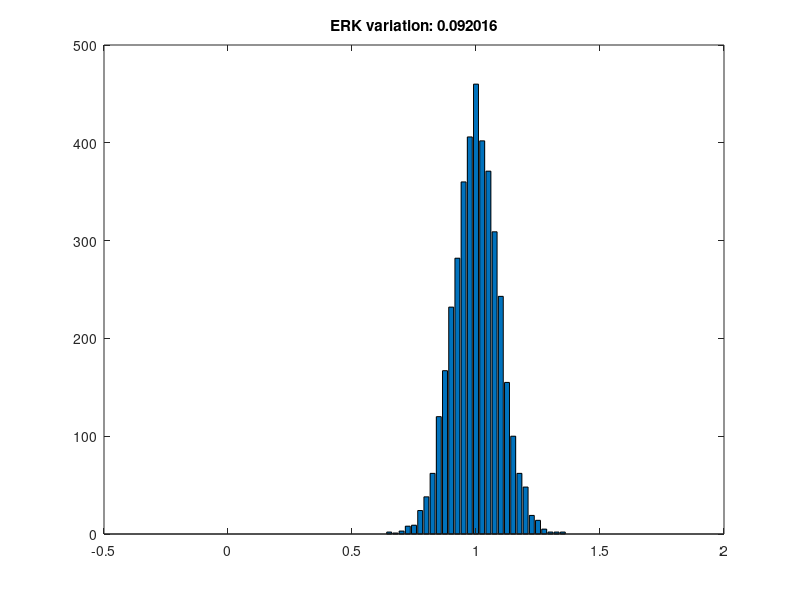
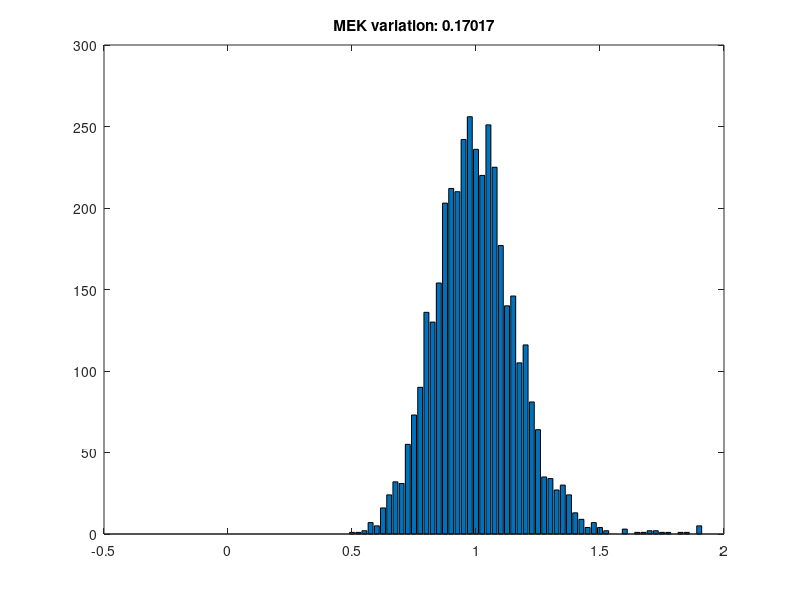
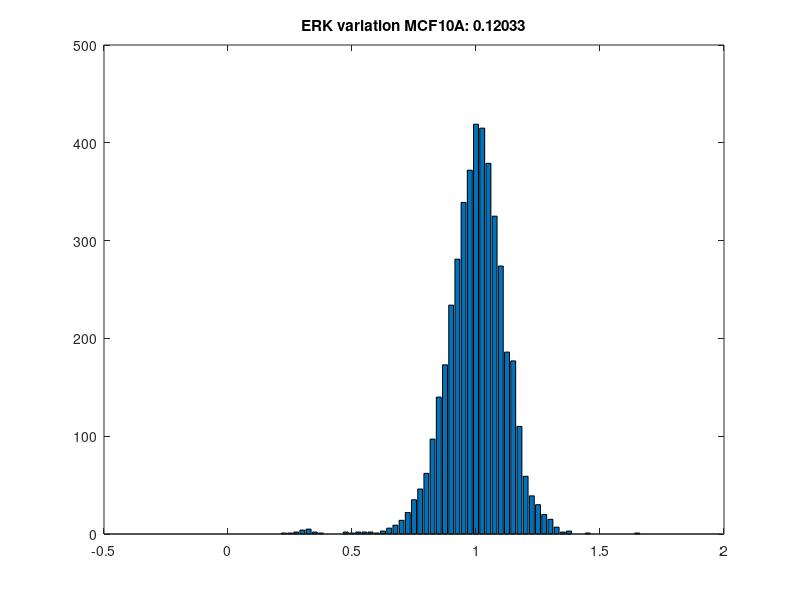
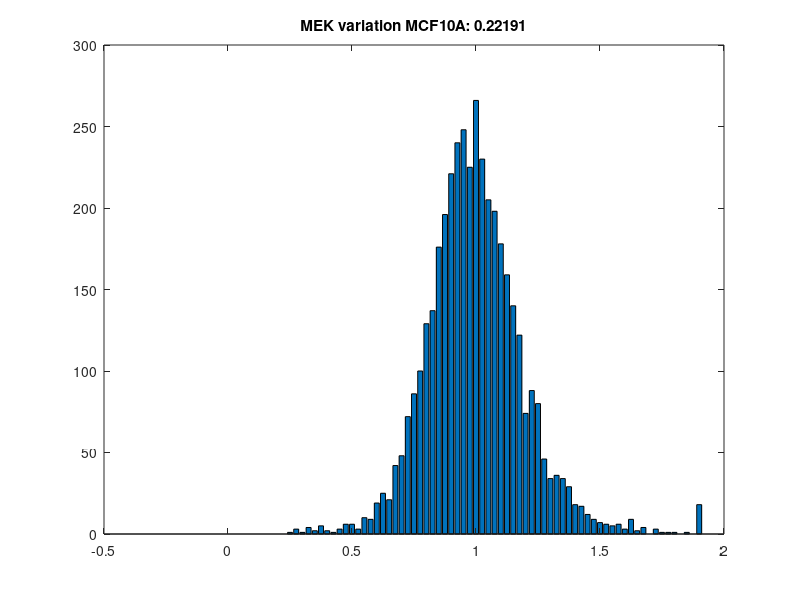

MATLAB code to generate these figures, in order:
close all
clear all
%analysis of variation in Hela and MCF10a cells; 6 proteins are analyzed
%ERK, MEK, MCF5, MCF7, GAPDH and ENO

%Loads files generated by the Figure 4D program
load('File1')
vtot0=vtot; %individual cell intensities used to plot the histograms how variable ERK and MEK expression are
wtot0=wtot;
for k=1:2
    for i=1:9
        for j=1:3
            R0(3*(i-1)+j+(k-1)*27)=R(i,j,k); % variations for each well measured in HeLa cells
        end
    end
end

load('File2')
vtot0m=vtot;
wtot0m=wtot;
for k=1:2
    for i=1:9
        for j=1:3
            R0mcf(3*(i-1)+j+(k-1)*27)=R(i,j,k); % variations for each well measured in MCF10A cells
        end
    end
end


[p x]=hist(vtot0,.0:.025:1.9)
figure,bar(x,p)
v0=std(vtot0)/mean(vtot0);
title(['ERK variation: ' num2str(v0)])
[p x]=hist(wtot0,.0:.025:1.9)
figure,bar(x,p)
w0=std(wtot0)/mean(wtot0);
title(['MEK variation: ' num2str(w0)])

[p x]=hist(vtot0m,.0:.025:1.9)
figure,bar(x,p)
v0=std(vtot0m)/mean(vtot0m);
title(['ERK variation MCF10A: ' num2str(v0)])
[p x]=hist(wtot0m,.0:.025:1.9)
figure,bar(x,p)
w0=std(wtot0m)/mean(wtot0);
title(['MEK variation MCF10A: ' num2str(w0)])

%% 
ERKmcf=R0mcf([37:42 46:48]);
MEKmcf=R0mcf([10:18 52:54]);
MCM5mcf=R0mcf([28:30 34:36]);
MCM7mcf=R0mcf([1:3 31:33]);
GAPDHmcf=R0mcf([4:9 19:27 43:45]);
ENOmcf=R0mcf([49:51]);

B=[mean(ERKmcf) mean(MEKmcf) mean(MCM5mcf) mean(MCM7mcf) mean(GAPDHmcf) mean(ENOmcf)];
Berr=[std(ERKmcf) std(MEKmcf) std(MCM5mcf) std(MCM7mcf) std(GAPDHmcf) std(ENOmcf)];

% figure,bar(ENO)
% title('ENO')
figure, bar(100*B,'FaceColor',[0.7 .7 .7])
title('ERK,MEK,MCM5,MCM7,GAPDH,ENO')
ylabel('% variation in MCF10A cells')
hold on, errorbar(1:6,100*B,100*Berr,'.')
for i=1:length(ERKmcf)
    plot(.65+.7*(i-1)/length(ERKmcf),100*ERKmcf(i),'bo')
end
for i=1:length(MEKmcf)
    plot(1.65+.7*(i-1)/length(MEKmcf),100*MEKmcf(i),'bo')
end
for i=1:length(MCM5mcf)
    plot(2.65+.7*(i-1)/length(MCM5mcf),100*MCM5mcf(i),'bo')
end
for i=1:length(MCM7mcf)
    plot(3.65+.7*(i-1)/length(MCM7mcf),100*MCM7mcf(i),'bo')
end
for i=1:length(GAPDHmcf)
    plot(4.65+.7*(i-1)/length(GAPDHmcf),100*GAPDHmcf(i),'bo')
end
for i=1:length(ENOmcf)
    plot(5.65+.7*(i-1)/length(ENOmcf),100*ENOmcf(i),'bo')
end

%% 
ERK=R0([37:42 46:48]);
MEK=R0([13:15 52:54]);
MCM5=R0([28:30 34:36]);
MCM7=R0([1:3 31:33]);
GAPDH=R0([4:9 19:27 43:45]);
ENO=R0([49:51]);

A=[mean(ERK) mean(MEK) mean(MCM5) mean(MCM7) mean(GAPDH) mean(ENO)];
Aerr=[std(ERK) std(MEK) std(MCM5mcf) std(MCM7) std(GAPDH) std(ENO)];

figure, bar(100*A,'FaceColor',[0.7 .7 .7])
title('ERK,MEK,MCM5,MCM7,GAPDH,ENO')
ylabel('% variation in HeLa cells')
hold on, errorbar(1:6,100*A,100*Aerr,'.')
for i=1:length(ERK)
    plot(.65+.7*(i-1)/length(ERK),100*ERK(i),'bo')
end
for i=1:length(MEK)
    plot(1.65+.7*(i-1)/length(MEK),100*MEK(i),'bo')
end
for i=1:length(MCM5)
    plot(2.65+.7*(i-1)/length(MCM5),100*MCM5(i),'bo')
end
for i=1:length(MCM7)
    plot(3.65+.7*(i-1)/length(MCM7),100*MCM7(i),'bo')
end
for i=1:length(GAPDH)
    plot(4.65+.7*(i-1)/length(GAPDH),100*GAPDH(i),'bo')
end
for i=1:length(ENO)
    plot(5.65+.7*(i-1)/length(ENO),100*ENO(i),'bo')
end
